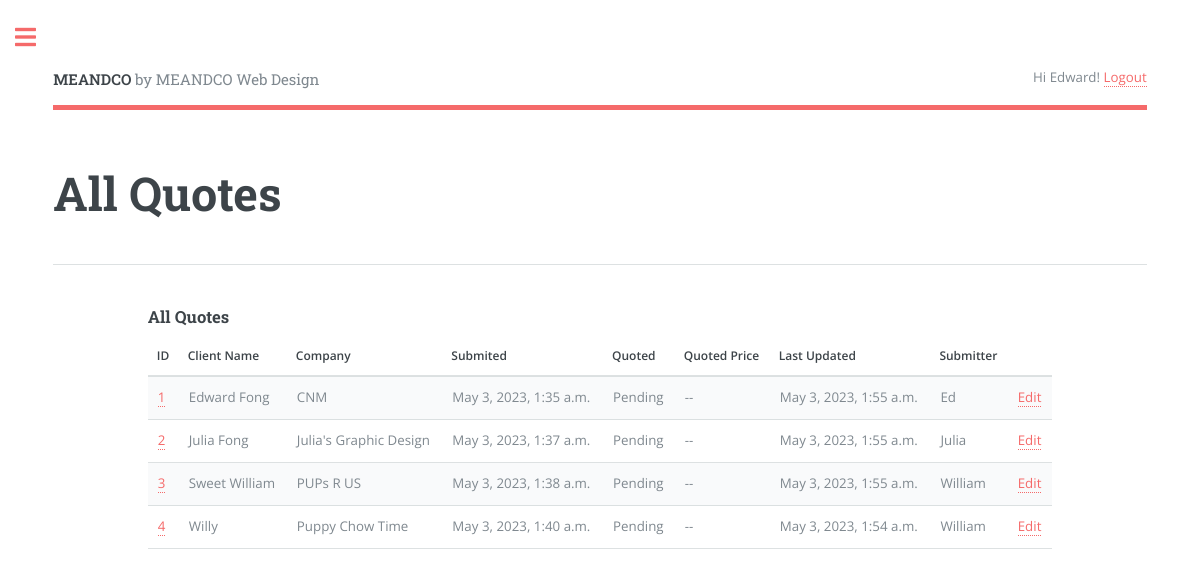
Page /quotes/ (signed in) on the committed database.
### quote/models.py (models this page shows, shortened)
class Quote(models.Model):
    class Status(models.TextChoices):
        NEWSITE = 'New Site'
        EXISTING = 'Existing Site'
    class Quoted(models.TextChoices):
        PENDING = 'Pending'
        REVIEWING = 'Reviewing'
        APPROVED = 'Approved'
    class Priority(models.TextChoices):
        URGENT  = 'UG', _('Urgent - 1 to week or less')
        NORMAL  = 'NM', _('Normal - 2 to 4 weeks')
        LOW     = 'LW', _('Low - Still Researching')
    name = models.CharField(max_length=250)
    requester = models.ForeignKey(User,
                                  on_delete=models.CASCADE, related_name='quotes')
    position = models.CharField(max_length=250, null=True,
                                blank=True)
    company = models.CharField(max_length=250, null=True,
                               blank=True)
    address = models.CharField(max_length=250, null=True,
                               blank=True)
    phone = models.CharField(max_length=30)
    email = models.EmailField(max_length=250)
    web_address = models.CharField(max_length=250, null=True,
                                   blank=True)
    description = models.TextField()
    created = models.DateTimeField(auto_now_add=True)
    updated = models.DateTimeField(auto_now=True)
    stat = models.CharField(max_length=20,
                              choices=Status.choices,
                              default=Status.NEWSITE)
    quoted = models.CharField(max_length=20,
                              choices=Quoted.choices,
                              default=Quoted.PENDING)
    priority = models.CharField(max_length=2,
                                choices=Priority.choices,
                                default=Priority.NORMAL)
    quoted_price = models.DecimalField(max_digits=250,decimal_places=2,
                                    null=True, blank=True)
    jobfile = models.FileField(upload_to="jobfiles/", null=True, blank=True)
    class Meta:
        ordering = ['created']
        indexes = [
            models.Index(fields=['created'])
        ]

### quote/views.py (the view)
# urls.py: path('quotes/', views.quotes_list, name='quotes_list'),
@login_required(login_url='login')
def quotes_list(request):
    if request.user.is_superuser or is_in_testing_group(request):
        quotes = Quote.objects.all()
    else:
        quotes =  Quote.objects.filter(requester=request.user)
    paginator = Paginator(quotes, 4)
    page_number = request.GET.get('page', 1)
    page_range = paginator.get_elided_page_range(number=page_number)
    try:
        quotes = paginator.page(page_number)
    except PageNotAnInteger:
        quotes = paginator.page(1)
    except EmptyPage:
        quotes = paginator.page(paginator.num_pages)
    context = {'quotes':quotes,'quotes':quotes}
    return render(request, 'quote/quotes_list.html', context)

### quote/templates/quote/quotes_list.html (shortened to what this page needs)
{% extends "base.html" %}
{% block header %}All Quotes{% endblock %}
{% block content %}
  <h3>All Quotes</h3>
  {% load quote_extras %}
    <div class="table-wrapper">
        <table>
            <thead>
            <tr>
                <th>ID</th>
                <th>Client Name</th>
                <th>Company</th>
                <th>Submited</th>
                <th>Quoted</th>
                <th>Quoted Price</th>
                <th>Last Updated</th>
                <th>Submitter</th>
                {% if request.user.is_superuser or user.get_username == "sampleadminuser" or request.user|is_in_testing_group %}<th></th>{% endif %}
            </tr>
            </thead>
            <tbody>
            {% if quotes %}
            {% for q in quotes %}
                <tr>
                    <td><a href="{% url 'quote_detail' q.id %}">{{ q.id }}</a></td>
                    <td>{{ q.name }}</td>
                    <td>{{ q.company }} </td>
                    <td>{{ q.created }}</td>
                    <td>{{ q.quoted }}</td>
                    <td>{% if q.quoted_price  %}{{ q.quoted_price }} {% else %}--{% endif %}</td>
                    <td>{{ q.updated }}</td>
                    <td>{{ q.requester | title }}</td>
                    {% if request.user.is_superuser or user.get_username == "sampleadminuser" or request.user|is_in_testing_group %}<td><a href="{% url 'quote_edit' q.id %}">Edit</a></td>{% endif %}
                </tr>
            {% endfor %}
            {% endif %}
          </tbody>
        </table>
     </div>
{% endblock %}

### templates/base.html (shortened to what this page needs)
{% load static %}
<!DOCTYPE html>
<html lang="en">
<head>
    <link href="{% static 'assets/css/main.css' %}" rel="stylesheet">
    <link rel="stylesheet" href="{% static 'assets/css/fontawesome-all.min.css' %}" />
</head>
<body>
    <body class="is-preload">
        <div id="wrapper">
            <div id="main">
              <div class="inner">
                  <header id="header">
                    <a href="{% url 'home' %}" class="logo"><strong>MEANDCO</strong> by MEANDCO Web Design</a>
                    <ul class="icons">
                      {% if request.user.is_authenticated %}
                      Hi {{ request.user.first_name|default:request.user.username|title }}! <a href="{% url 'logout' %}">Logout</a>
                      {% else %}
                      Not logged in. <a href="{% url 'login' %}">Log-in</a>
                      {% endif %}
                    </ul>
                  </header>
                  <section>
                    <header class="main">
                      <h1>{% block header %}{% endblock header %}</h1>
                    </header>
                    <hr class="major" />
                      <div class="row gtr-200">
                        <div class="col-1 col-12-medium">
                        </div>
                          <div class="col-10 col-12-medium">
                          {% block content %}
                          {% endblock %}
                        </div>
                      </div>
                  </section>
              </div>
            </div>
        </div>
</body>
</html>

### rows in the picture
Quote: id "1", name "Edward Fong", company "CNM", created "May 3, 2023, 1:35 a.m.", quoted "Pending", updated "May 3, 2023, 1:55 a.m.", requester "Ed"
Quote: id "2", name "Julia Fong", company "Julia's Graphic Design", created "May 3, 2023, 1:37 a.m.", quoted "Pending", updated "May 3, 2023, 1:55 a.m.", requester "Julia"
Quote: id "3", name "Sweet William", company "PUPs R US", created "May 3, 2023, 1:38 a.m.", quoted "Pending", updated "May 3, 2023, 1:55 a.m.", requester "William"
Quote: id "4", name "Willy", company "Puppy Chow Time", created "May 3, 2023, 1:40 a.m.", quoted "Pending", updated "May 3, 2023, 1:54 a.m.", requester "William"

### other values in the picture
{{ request.user.first_name|default:request.user.username|title }} "Edward"
